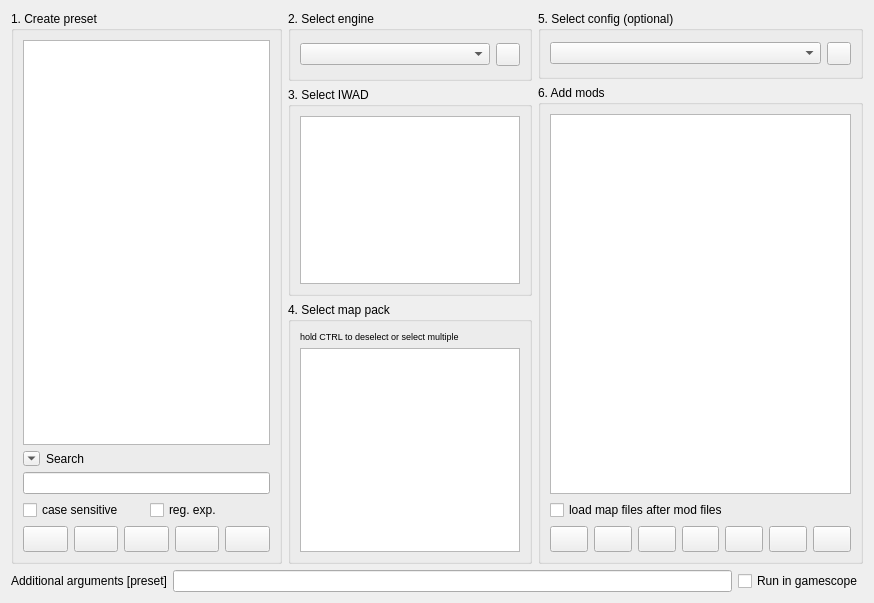
      <widget class="QWidget" name="filesTab">
       <attribute name="title">
        <string>Files</string>
       </attribute>
       <layout class="QVBoxLayout" name="verticalLayout_12">
        <item>
         <layout class="QHBoxLayout" name="hLayout_presetFiles" stretch="100,90,120">
          <item>
           <layout class="QVBoxLayout" name="vLayout_filesLeft">
            <item>
             <widget class="QGroupBox" name="presetGroupBox">
              <property name="title">
               <string>1. Create preset</string>
              </property>
              <layout class="QVBoxLayout" name="verticalLayout_4">
               <item>
                <widget class="ExtendedListView" name="presetListView"/>
               </item>
               <item>
                <layout class="QHBoxLayout" name="hLayout_searchBtn">
                 <item>
                  <widget class="QToolButton" name="searchShowBtn">
                   <property name="toolTip">
                    <string>show/hide search bar</string>
                   </property>
                   <property name="iconSize">
                    <size>
                     <width>9</width>
                     <height>8</height>
                    </size>
                   </property>
                   <property name="arrowType">
                    <enum>Qt::DownArrow</enum>
                   </property>
                  </widget>
                 </item>
                 <item>
                  <widget class="QLabel" name="searchLabel">
                   <property name="text">
                    <string>Search</string>
                   </property>
                  </widget>
                 </item>
                </layout>
               </item>
               <item>
                <widget class="QLineEdit" name="searchLine"/>
               </item>
               <item>
                <layout class="QHBoxLayout" name="hLayout_searchOptions">
                 <item>
                  <widget class="QCheckBox" name="caseSensitiveChkBox">
                   <property name="text">
                    <string>case sensitive</string>
                   </property>
                  </widget>
                 </item>
                 <item>
                  <widget class="QCheckBox" name="regexChkBox">
                   <property name="toolTip">
                    <string>regular expression</string>
                   </property>
                   <property name="text">
                    <string>reg. exp.</string>
                   </property>
                  </widget>
                 </item>
                </layout>
               </item>
               <item>
                <layout class="QHBoxLayout" name="hLayout_presetButtons">
                 <item>
                  <widget class="QToolButton" name="presetBtnAdd">
                   <property name="sizePolicy">
                    <sizepolicy hsizetype="Minimum" vsizetype="Fixed">
                     <horstretch>0</horstretch>
                     <verstretch>0</verstretch>
                    </sizepolicy>
                   </property>
                   <property name="minimumSize">
                    <size>
                     <width>26</width>
                     <height>26</height>
                    </size>
                   </property>
                   <property name="toolTip">
                    <string>Create a new preset (Ins)</string>
                   </property>
                   <property name="icon">
                    <iconset resource="../Resources/Resources.qrc">
                     <normaloff>:/AddItem.png</normaloff>:/AddItem.png</iconset>
                   </property>
                  </widget>
                 </item>
                 <item>
                  <widget class="QToolButton" name="presetBtnDel">
                   <property name="sizePolicy">
                    <sizepolicy hsizetype="Minimum" vsizetype="Fixed">
                     <horstretch>0</horstretch>
                     <verstretch>0</verstretch>
                    </sizepolicy>
                   </property>
                   <property name="minimumSize">
                    <size>
                     <width>26</width>
                     <height>26</height>
                    </size>
                   </property>
                   <property name="toolTip">
                    <string>Delete the selected preset (Del)</string>
                   </property>
                   <property name="icon">
                    <iconset resource="../Resources/Resources.qrc">
                     <normaloff>:/DeleteItem.png</normaloff>:/DeleteItem.png</iconset>
                   </property>
                  </widget>
                 </item>
                 <item>
                  <widget class="QToolButton" name="presetBtnClone">
                   <property name="sizePolicy">
                    <sizepolicy hsizetype="Minimum" vsizetype="Fixed">
                     <horstretch>0</horstretch>
                     <verstretch>0</verstretch>
                    </sizepolicy>
                   </property>
                   <property name="minimumSize">
                    <size>
                     <width>26</width>
                     <height>26</height>
                    </size>
                   </property>
                   <property name="toolTip">
                    <string>Clone the selected preset (Ctrl+C)</string>
                   </property>
                   <property name="icon">
                    <iconset resource="../Resources/Resources.qrc">
                     <normaloff>:/CopyFile.png</normaloff>:/CopyFile.png</iconset>
                   </property>
                  </widget>
                 </item>
                 <item>
                  <widget class="QToolButton" name="presetBtnUp">
                   <property name="sizePolicy">
                    <sizepolicy hsizetype="Minimum" vsizetype="Fixed">
                     <horstretch>0</horstretch>
                     <verstretch>0</verstretch>
                    </sizepolicy>
                   </property>
                   <property name="minimumSize">
                    <size>
                     <width>26</width>
                     <height>26</height>
                    </size>
                   </property>
                   <property name="toolTip">
                    <string>Move the selected preset up (Ctrl+Up)</string>
                   </property>
                   <property name="icon">
                    <iconset resource="../Resources/Resources.qrc">
                     <normaloff>:/MoveUp.png</normaloff>:/MoveUp.png</iconset>
                   </property>
                  </widget>
                 </item>
                 <item>
                  <widget class="QToolButton" name="presetBtnDown">
                   <property name="sizePolicy">
                    <sizepolicy hsizetype="Minimum" vsizetype="Fixed">
                     <horstretch>0</horstretch>
                     <verstretch>0</verstretch>
                    </sizepolicy>
                   </property>
                   <property name="minimumSize">
                    <size>
                     <width>26</width>
                     <height>26</height>
                    </size>
                   </property>
                   <property name="toolTip">
                    <string>Move the selected preset down (Ctrl+Down)</string>
                   </property>
                   <property name="icon">
                    <iconset resource="../Resources/Resources.qrc">
                     <normaloff>:/MoveDown.png</normaloff>:/MoveDown.png</iconset>
                   </property>
                  </widget>
                 </item>
                </layout>
               </item>
              </layout>
             </widget>
            </item>
           </layout>
          </item>
          <item>
           <layout class="QVBoxLayout" name="vLayout_filesMiddle" stretch="0,8,10">
            <item>
             <widget class="QGroupBox" name="engineGrpBox">
              <property name="sizePolicy">
               <sizepolicy hsizetype="Preferred" vsizetype="Fixed">
                <horstretch>0</horstretch>
                <verstretch>0</verstretch>
               </sizepolicy>
              </property>
              <property name="title">
               <string>2. Select engine</string>
              </property>
              <layout class="QHBoxLayout" name="horizontalLayout_2">
               <property name="topMargin">
                <number>12</number>
               </property>
               <property name="bottomMargin">
                <number>12</number>
               </property>
               <item>
                <widget class="QComboBox" name="engineCmbBox">
                 <property name="sizePolicy">
                  <sizepolicy hsizetype="Expanding" vsizetype="Fixed">
                   <horstretch>0</horstretch>
                   <verstretch>0</verstretch>
                  </sizepolicy>
                 </property>
                 <property name="maxVisibleItems">
                  <number>30</number>
                 </property>
                </widget>
               </item>
               <item>
                <widget class="QToolButton" name="engineDirBtn">
                 <property name="toolTip">
                  <string>Open the Initial Setup dialog, where you can add and configure your Doom engines.</string>
                 </property>
                 <property name="icon">
                  <iconset resource="../Resources/Resources.qrc">
                   <normaloff>:/Dir.png</normaloff>:/Dir.png</iconset>
                 </property>
                </widget>
               </item>
              </layout>
             </widget>
            </item>
            <item>
             <widget class="QGroupBox" name="iwadGrpBox">
              <property name="sizePolicy">
               <sizepolicy hsizetype="Preferred" vsizetype="Maximum">
                <horstretch>0</horstretch>
                <verstretch>0</verstretch>
               </sizepolicy>
              </property>
              <property name="toolTip">
               <string>IWAD can be de-selected by holding CTRL and left-clicking.</string>
              </property>
              <property name="title">
               <string>3. Select IWAD</string>
              </property>
              <layout class="QVBoxLayout" name="verticalLayout_5">
               <item>
                <widget class="ExtendedListView" name="iwadListView">
                 <property name="sizePolicy">
                  <sizepolicy hsizetype="Expanding" vsizetype="Preferred">
                   <horstretch>0</horstretch>
                   <verstretch>0</verstretch>
                  </sizepolicy>
                 </property>
                 <property name="maximumSize">
                  <size>
                   <width>16777215</width>
                   <height>180</height>
                  </size>
                 </property>
                </widget>
               </item>
              </layout>
             </widget>
            </item>
            <item>
             <widget class="QGroupBox" name="mapGrpBox">
              <property name="toolTip">
               <string>&lt;html&gt;&lt;head/&gt;&lt;body&gt;&lt;p&gt;You can de-select a map file or select multiple of them by holding CTRL.&lt;/p&gt;&lt;p&gt;Double-clicking on a file will open corresponding .txt file if it exists.&lt;/p&gt;&lt;/body&gt;&lt;/html&gt;</string>
              </property>
              <property name="title">
               <string>4. Select map pack</string>
              </property>
              <layout class="QVBoxLayout" name="verticalLayout_7">
               <item>
                <widget class="RightClickableLabel" name="mapDirHelpLabel">
                 <property name="font">
                  <font>
                   <pointsize>7</pointsize>
                  </font>
                 </property>
                 <property name="text">
                  <string>hold CTRL to deselect or select multiple</string>
                 </property>
                </widget>
               </item>
               <item>
                <widget class="ExtendedTreeView" name="mapDirView"/>
               </item>
              </layout>
             </widget>
            </item>
           </layout>
          </item>
          <item>
           <layout class="QVBoxLayout" name="vLayout_filesRight">
            <item>
             <widget class="QGroupBox" name="configGrpBox">
              <property name="sizePolicy">
               <sizepolicy hsizetype="Preferred" vsizetype="Fixed">
                <horstretch>0</horstretch>
                <verstretch>0</verstretch>
               </sizepolicy>
              </property>
              <property name="title">
               <string>5. Select config (optional)</string>
              </property>
              <layout class="QHBoxLayout" name="horizontalLayout_28">
               <property name="topMargin">
                <number>11</number>
               </property>
               <property name="bottomMargin">
                <number>11</number>
               </property>
               <item>
                <widget class="QComboBox" name="configCmbBox">
                 <property name="sizePolicy">
                  <sizepolicy hsizetype="Expanding" vsizetype="Fixed">
                   <horstretch>0</horstretch>
                   <verstretch>0</verstretch>
                  </sizepolicy>
                 </property>
                 <property name="maxVisibleItems">
                  <number>30</number>
                 </property>
                </widget>
               </item>
               <item>
                <widget class="QToolButton" name="configCloneBtn">
                 <property name="toolTip">
                  <string>Create a copy of the current config with a new name. If no config is selected, it will clone the current engine's default config.</string>
                 </property>
                 <property name="icon">
                  <iconset resource="../Resources/Resources.qrc">
                   <normaloff>:/CopyFile.png</normaloff>:/CopyFile.png</iconset>
                 </property>
                </widget>
               </item>
              </layout>
             </widget>
            </item>
            <item>
             <widget class="QGroupBox" name="modGrpBox">
              <property name="title">
               <string>6. Add mods</string>
              </property>
              <layout class="QVBoxLayout" name="verticalLayout_6">
               <item>
                <widget class="ExtendedListView" name="modListView"/>
               </item>
               <item>
                <widget class="QCheckBox" name="mapsAfterModsChkBox">
                 <property name="text">
                  <string>load map files after mod files</string>
                 </property>
                </widget>
               </item>
               <item>
                <layout class="QHBoxLayout" name="hLayout_modButtons">
                 <item>
                  <widget class="QToolButton" name="modBtnAdd">
                   <property name="enabled">
                    <bool>true</bool>
                   </property>
                   <property name="sizePolicy">
                    <sizepolicy hsizetype="Minimum" vsizetype="Fixed">
                     <horstretch>0</horstretch>
                     <verstretch>0</verstretch>
                    </sizepolicy>
                   </property>
                   <property name="minimumSize">
                    <size>
                     <width>26</width>
                     <height>26</height>
                    </size>
                   </property>
                   <property name="toolTip">
                    <string>Add a mod file (Ins)</string>
                   </property>
                   <property name="icon">
                    <iconset resource="../Resources/Resources.qrc">
                     <normaloff>:/AddFile.png</normaloff>:/AddFile.png</iconset>
                   </property>
                  </widget>
                 </item>
                 <item>
                  <widget class="QToolButton" name="modBtnAddDir">
                   <property name="enabled">
                    <bool>true</bool>
                   </property>
                   <property name="sizePolicy">
                    <sizepolicy hsizetype="Minimum" vsizetype="Fixed">
                     <horstretch>0</horstretch>
                     <verstretch>0</verstretch>
                    </sizepolicy>
                   </property>
                   <property name="minimumSize">
                    <size>
                     <width>26</width>
                     <height>26</height>
                    </size>
                   </property>
                   <property name="toolTip">
                    <string>Add a directory with an extracted mod</string>
                   </property>
                   <property name="icon">
                    <iconset resource="../Resources/Resources.qrc">
                     <normaloff>:/AddDir.png</normaloff>:/AddDir.png</iconset>
                   </property>
                  </widget>
                 </item>
                 <item>
                  <widget class="QToolButton" name="modBtnAddArg">
                   <property name="sizePolicy">
                    <sizepolicy hsizetype="Minimum" vsizetype="Fixed">
                     <horstretch>0</horstretch>
                     <verstretch>0</verstretch>
                    </sizepolicy>
                   </property>
                   <property name="minimumSize">
                    <size>
                     <width>26</width>
                     <height>26</height>
                    </size>
                   </property>
                   <property name="toolTip">
                    <string>Add a custom command line argument (Ctrl+*)</string>
                   </property>
                   <property name="icon">
                    <iconset resource="../Resources/Resources.qrc">
                     <normaloff>:/Terminal.png</normaloff>:/Terminal.png</iconset>
                   </property>
                  </widget>
                 </item>
                 <item>
                  <widget class="QToolButton" name="modBtnDel">
                   <property name="enabled">
                    <bool>true</bool>
                   </property>
                   <property name="sizePolicy">
                    <sizepolicy hsizetype="Minimum" vsizetype="Fixed">
                     <horstretch>0</horstretch>
                     <verstretch>0</verstretch>
                    </sizepolicy>
                   </property>
                   <property name="minimumSize">
                    <size>
                     <width>26</width>
                     <height>26</height>
                    </size>
                   </property>
                   <property name="toolTip">
                    <string>Remove the selected mod file/directory (Del)</string>
                   </property>
                   <property name="icon">
                    <iconset resource="../Resources/Resources.qrc">
                     <normaloff>:/DeleteItem.png</normaloff>:/DeleteItem.png</iconset>
                   </property>
                  </widget>
                 </item>
                 <item>
                  <widget class="QToolButton" name="modBtnUp">
                   <property name="enabled">
                    <bool>true</bool>
                   </property>
                   <property name="sizePolicy">
                    <sizepolicy hsizetype="Minimum" vsizetype="Fixed">
                     <horstretch>0</horstretch>
                     <verstretch>0</verstretch>
                    </sizepolicy>
                   </property>
                   <property name="minimumSize">
                    <size>
                     <width>26</width>
                     <height>26</height>
                    </size>
                   </property>
                   <property name="toolTip">
                    <string>Move the selected mod up (Ctrl+Up)</string>
                   </property>
                   <property name="icon">
                    <iconset resource="../Resources/Resources.qrc">
                     <normaloff>:/MoveUp.png</normaloff>:/MoveUp.png</iconset>
                   </property>
                  </widget>
                 </item>
                 <item>
                  <widget class="QToolButton" name="modBtnDown">
                   <property name="enabled">
                    <bool>true</bool>
                   </property>
                   <property name="sizePolicy">
                    <sizepolicy hsizetype="Minimum" vsizetype="Fixed">
                     <horstretch>0</horstretch>
                     <verstretch>0</verstretch>
                    </sizepolicy>
                   </property>
                   <property name="minimumSize">
                    <size>
                     <width>26</width>
                     <height>26</height>
                    </size>
                   </property>
                   <property name="toolTip">
                    <string>Move the selected mod down (Ctrl+Down)</string>
                   </property>
                   <property name="icon">
                    <iconset resource="../Resources/Resources.qrc">
                     <normaloff>:/MoveDown.png</normaloff>:/MoveDown.png</iconset>
                   </property>
                  </widget>
                 </item>
                 <item>
                  <widget class="QToolButton" name="modBtnUncheckAll">
                   <property name="sizePolicy">
                    <sizepolicy hsizetype="Minimum" vsizetype="Fixed">
                     <horstretch>0</horstretch>
                     <verstretch>0</verstretch>
                    </sizepolicy>
                   </property>
                   <property name="minimumSize">
                    <size>
                     <width>26</width>
                     <height>26</height>
                    </size>
                   </property>
                   <property name="toolTip">
                    <string>Uncheck all mods</string>
                   </property>
                   <property name="icon">
                    <iconset resource="../Resources/Resources.qrc">
                     <normaloff>:/Uncheck.png</normaloff>:/Uncheck.png</iconset>
                   </property>
                  </widget>
                 </item>
                </layout>
               </item>
              </layout>
             </widget>
            </item>
           </layout>
          </item>
         </layout>
        </item>
        <item>
         <layout class="QHBoxLayout" name="hLayout_presetCmdArgs">
          <item>
           <widget class="QLabel" name="presetCmdArgsLabel">
            <property name="sizePolicy">
             <sizepolicy hsizetype="Minimum" vsizetype="Fixed">
              <horstretch>0</horstretch>
              <verstretch>0</verstretch>
             </sizepolicy>
            </property>
            <property name="toolTip">
             <string>&lt;html&gt;&lt;head/&gt;&lt;body&gt;&lt;p&gt;Additional command line arguments for this preset.&lt;/p&gt;&lt;/body&gt;&lt;/html&gt;</string>
            </property>
            <property name="text">
             <string>Additional arguments [preset]</string>
            </property>
           </widget>
          </item>
          <item>
           <widget class="QLineEdit" name="presetCmdArgsLine"/>
          </item>
          <item>
           <widget class="QCheckBox" name="gamescopeChkBox">
            <property name="toolTip">
             <string>Run this preset's engine in a gamescope fullscreen instance (useful on Steam Deck / handhelds where games launched from a launcher open an invisible window).</string>
            </property>
            <property name="text">
             <string>Run in gamescope</string>
            </property>
           </widget>
          </item>
         </layout>
        </item>
       </layout>
      </widget>
